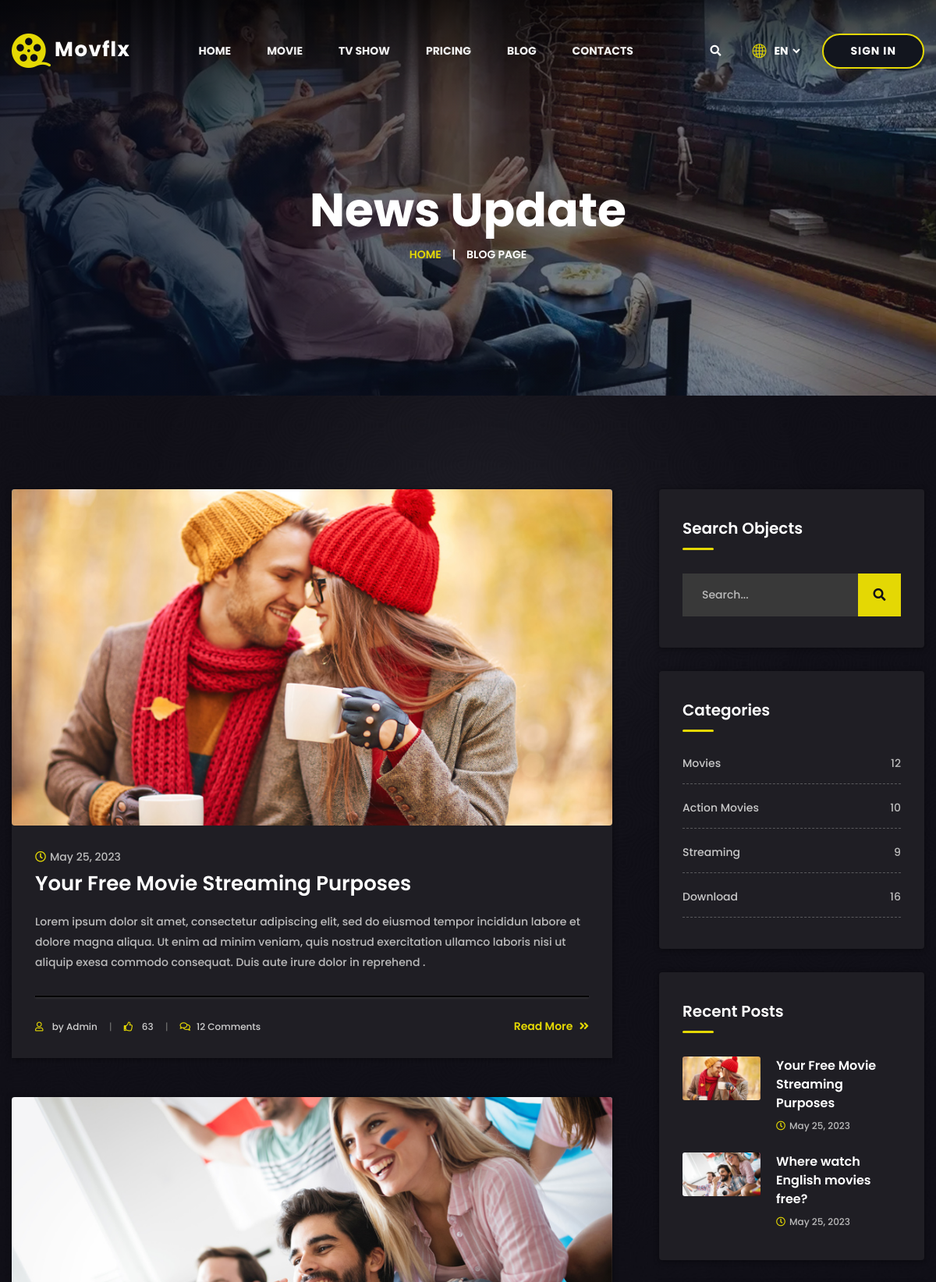
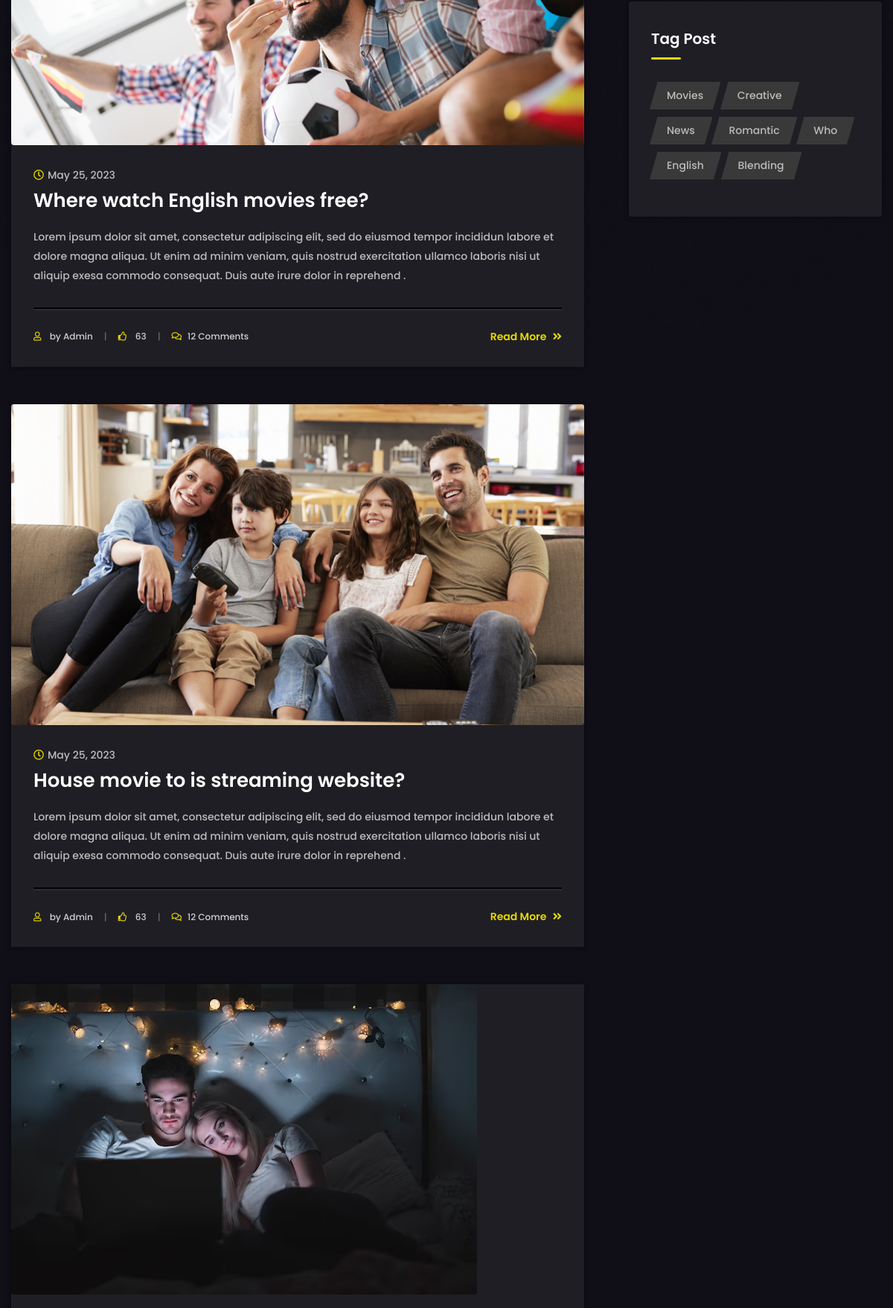
Screenshot of /blog/ (upper part) with the database file from the repository (2 pictures, top to bottom).
### upload/models.py (models this page shows, shortened)
class Blog(models.Model):
    title = models.CharField(max_length=50)
    discription = models.TextField()
    date = models.DateField(auto_now_add=True)
    image = models.ImageField(upload_to='')

### upload/views.py (the view)
# urls.py: path('blog/',views.blogPage, name='Blog'),
def blogPage(request):
    recentblog = []
    j = 0
    for i in Blog.objects.all():
        recentblog.append(i)
        j = j+1
        if j >= 2:
            break
    context = {
        'blog': Blog.objects.all(),
        'recentblog': recentblog
    }
    return render(request , 'blog.html' , context)

### upload/templates/blog.html (shortened to what this page needs)
{% extends "base.html" %}
{% load static %}
{% block content %}
<main>
    <section class="breadcrumb-area breadcrumb-bg" data-background="{% static 'img/bg/breadcrumb_bg.jpg' %}">
        <div class="container">
            <div class="row">
                <div class="col-12">
                    <div class="breadcrumb-content">
                        <h2 class="title">News Update</h2>
                        <nav aria-label="breadcrumb">
                            <ol class="breadcrumb">
                                <li class="breadcrumb-item"><a href="index.html">Home</a></li>
                                <li class="breadcrumb-item active" aria-current="page">Blog Page</li>
                            </ol>
                        </nav>
                    </div>
                </div>
            </div>
        </div>
    </section>
    <section class="blog-area blog-bg" data-background="{% static 'img/bg/blog_bg.jpg' %}">
        <div class="container">
            <div class="row">
                <div class="col-lg-8">
                    {% for i in blog %}
                    <div class="blog-post-item">
                        <div class="blog-post-thumb">
                            <a href="blog-details.html"><img src="/media/{{i.image}}" alt=""></a>
                        </div>
                        <div class="blog-post-content">
                            <span class="date"><i class="far fa-clock"></i>{{i.date}}</span>
                            <h2 class="title"><a href="blog-details.html">{{i.title}}</a></h2>
                            <p>{{ i.discription }}</p>
                            <div class="blog-post-meta">
                                <ul>
                                    <li><i class="far fa-user"></i> by <a href="#">Admin</a></li>
                                    <li><i class="far fa-thumbs-up"></i> 63</li>
                                    <li><i class="far fa-comments"></i><a href="#">12 Comments</a></li>
                                </ul>
                                <div class="read-more">
                                    <a href="blog-details.html">Read More <i class="fas fa-angle-double-right"></i></a>
                                </div>
                            </div>
                        </div>
                    </div>
                    {% endfor %}
                </div>
                <div class="col-lg-4">
                    <aside class="blog-sidebar">
                        <div class="widget blog-widget">
                            <div class="widget-title mb-30">
                                <h5 class="title">Search Objects</h5>
                            </div>
                            <form action="#" class="sidebar-search">
                                <input type="text" placeholder="Search...">
                                <button><i class="fas fa-search"></i></button>
                            </form>
                        </div>
                        <div class="widget blog-widget">
                            <div class="widget-title mb-30">
                                <h5 class="title">Categories</h5>
                            </div>
                            <div class="sidebar-cat">
                                <ul>
                                    <li><a href="#">Movies</a> <span>12</span></li>
                                    <li><a href="#">Action Movies</a> <span>10</span></li>
                                    <li><a href="#">Streaming</a> <span>9</span></li>
                                    <li><a href="#">Download</a> <span>16</span></li>
                                </ul>
                            </div>
                        </div>
                        <div class="widget blog-widget">
                            <div class="widget-title mb-30">
                                <h5 class="title">Recent Posts</h5>
                            </div>
                            <div class="rc-post">
                                <ul>
                                    {% for i in recentblog  %}
                                    <li class="rc-post-item">
                                        <div class="thumb">
                                            <a href="blog-details.html"><img class="img img-fluid" src="/media/{{i.image}}" alt=""></a>
                                        </div>
                                        <div class="content">
                                            <h5 class="title"><a href="blog-details.html">{{i.title}}</a></h5>
                                            <span class="date"><i class="far fa-clock"></i>{{i.date}}</span>
                                        </div>
                                    </li>
                                    {% endfor %}
                                </ul>
                            </div>
                        </div>
                        <div class="widget blog-widget">
                            <div class="widget-title mb-30">
                                <h5 class="title">Tag Post</h5>
                            </div>
                            <div class="tag-list">
                                <ul>
                                    <li><a href="#">Movies</a></li>
                                    <li><a href="#">Creative</a></li>
                                    <li><a href="#">News</a></li>
                                    <li><a href="#">Romantic</a></li>
                                    <li><a href="#">Who</a></li>
                                    <li><a href="#">English</a></li>
                                    <li><a href="#">Blending</a></li>
                                </ul>
                            </div>
                        </div>
                    </aside>
                </div>
            </div>
        </div>
    </section>
    {% endblock %}

### upload/static/css/default.css (style rules this page uses)
.mb-30 { margin-bottom: 30px; }

### upload/static/css/responsive.css (style rules this page uses)
@media (max-width: 1500px) { .breadcrumb-bg { padding: 230px 0 170px; } }

### rows the page displays
Blog: image (picture), date "May 25, 2023", title "Your Free Movie Streaming Purposes", discription "Lorem ipsum dolor sit amet, consectetur adipiscing elit, sed do eiusmod tempor incididun labore et dolore magna aliqua. Ut enim ad minim veniam, quis nostrud exercitation ullamco laboris nisi ut aliquip exesa commodo consequat. Duis aute irure dolor in reprehend ."
Blog: image (picture), date "May 25, 2023", title "Where watch English movies free?", discription "Lorem ipsum dolor sit amet, consectetur adipiscing elit, sed do eiusmod tempor incididun labore et dolore magna aliqua. Ut enim ad minim veniam, quis nostrud exercitation ullamco laboris nisi ut aliquip exesa commodo consequat. Duis aute irure dolor in reprehend ."
Blog: image (picture), date "May 25, 2023", title "House movie to is streaming website?", discription "Lorem ipsum dolor sit amet, consectetur adipiscing elit, sed do eiusmod tempor incididun labore et dolore magna aliqua. Ut enim ad minim veniam, quis nostrud exercitation ullamco laboris nisi ut aliquip exesa commodo consequat. Duis aute irure dolor in reprehend ."
Blog: image (picture)
